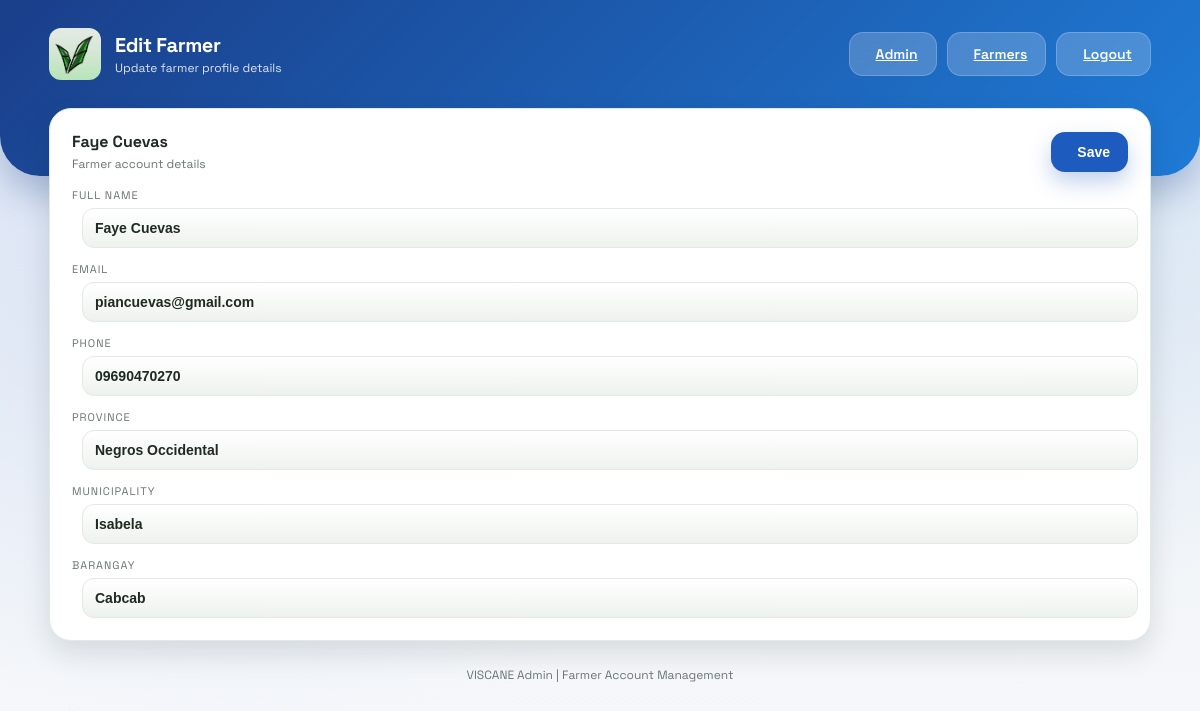
The page /admin/farmers/19/edit (signed in) on the database its author committed.
### models.py (models this page shows)
class User(db.Model):
    id = db.Column(db.Integer, primary_key=True)
    fullname = db.Column(db.String(100), nullable=False)
    email = db.Column(db.String(120), unique=True, nullable=False)
    phone = db.Column(db.String(20), nullable=False)
    password = db.Column(db.String(200), nullable=False)
    created_at = db.Column(db.DateTime, default=datetime.utcnow, nullable=False)
    province = db.Column(db.String(120), nullable=True)
    municipality = db.Column(db.String(120), nullable=True)
    barangay = db.Column(db.String(120), nullable=True)
    is_active = db.Column(db.Boolean, nullable=False, default=True)
    is_archived = db.Column(db.Boolean, nullable=False, default=False)

### app.py (the view, shortened to what this page needs)
@app.route('/admin/farmers/<int:user_id>/edit', methods=['GET', 'POST'])
@login_required
def admin_farmer_edit(user_id):
    user = User.query.get_or_404(user_id)
    if user.is_archived:
        return redirect(url_for('admin_farmers'))
    return render_template('admin_farmer_edit.html', user=user, current_admin=get_current_admin())

### app.py (called while the page is built)
def login_required(view):
    @wraps(view)
    def wrapped(*args, **kwargs):
        if not session.get('admin_id'):
            return redirect(url_for('admin_login'))
        return view(*args, **kwargs)
    return wrapped

def get_current_admin():
    admin_id = session.get('admin_id')
    if not admin_id:
        return None
    admin = Admin.query.get(admin_id)
    if not admin or admin.is_archived:
        return None
    return admin

### templates/admin_farmer_edit.html (shortened to what this page needs)
<!DOCTYPE html>
<html lang="en">
<head>
    <link rel="stylesheet" href="{{ url_for('static', filename='style.css') }}">
</head>
<body class="admin-layout">
    <header class="dashboard-header">
        <div class="header-content">
            <div class="brand">
                <div class="brand-icon">
                    <img src="{{ url_for('static', filename='logo.jpg') }}" alt="VISCANE Logo" style="width: 100%; height: 100%; object-fit: cover; border-radius: 12px;">
                </div>
                <div>
                    <p class="brand-title">Edit Farmer</p>
                    <p class="brand-subtitle">Update farmer profile details</p>
                </div>
            </div>
            <div class="header-actions">
                <a class="btn light" href="/admin">
                    Admin
                </a>
                <a class="btn light" href="/admin/farmers">
                    Farmers
                </a>
                <a class="btn light" href="/admin-logout">
                    Logout
                </a>
            </div>
        </div>
    </header>
    <main class="dashboard-container fade-in">
        <form class="panel" method="POST">
            <div class="panel-header">
                <div>
                    <h3 class="panel-title">{{ user.fullname }}</h3>
                    <p class="panel-subtitle">Farmer account details</p>
                </div>
                <button class="btn primary" type="submit">
                    Save
                </button>
            </div>
            <div class="stat-label">Full Name</div>
            <input class="stat-input" type="text" name="fullname" value="{{ user.fullname }}" required>
            <div class="stat-label">Email</div>
            <input class="stat-input" type="email" name="email" value="{{ user.email }}" required>
            <div class="stat-label">Phone</div>
            <input class="stat-input" type="text" name="phone" value="{{ user.phone }}" required>
            <div class="stat-label">Province</div>
            <input class="stat-input" type="text" name="province" value="{{ user.province }}">
            <div class="stat-label">Municipality</div>
            <input class="stat-input" type="text" name="municipality" value="{{ user.municipality }}">
            <div class="stat-label">Barangay</div>
            <input class="stat-input" type="text" name="barangay" value="{{ user.barangay }}">
        </form>
        <div class="footer-link">VISCANE Admin | Farmer Account Management</div>
    </main>
</body>
</html>

### static/style.css (style rules this page uses)
:root { --glass-bg: rgba(255, 255, 255, 0.15); --glass-border: rgba(255, 255, 255, 0.2); --primary-green: #43A047; --neutral-0: #ffffff; --neutral-50: #f6f8f5; --neutral-100: #eef2ee; --neutral-200: #e3e9e5; --neutral-500: #6b756f; --neutral-900: #1f2a22; --radius-lg: 22px; --radius-md: 16px; --shadow-md: 0 12px 28px rgba(19, 32, 24, 0.12); --shadow-lg: 0 18px 45px rgba(19, 32, 24, 0.18); }
* { box-sizing: border-box; }
body { margin: 0; font-family: "Space Grotesk", sans-serif; background-image: linear-gradient(rgba(0,0,0,0.5), rgba(0,0,0,0.5)), url('background.png'); background-size: cover; background-position: center; background-attachment: fixed; display: flex; justify-content: center; align-items: center; min-height: 100vh; color: white; }
input { background: none; border: none; color: white !important; width: 100%; outline: none; margin-left: 10px; font-size: 14px; }
input::placeholder { color: rgba(255, 255, 255, 0.6) !important; }
.fade-in { animation: slideUp 0.6s ease-out forwards; }
body.farmer-layout, body.admin-layout { display: block; min-height: 100vh; background-image: none; background-color: var(--neutral-50); color: var(--neutral-900); overflow-x: hidden; padding: 0; }
body.admin-layout { --accent: #1E5BBF; --accent-soft: #E3F2FD; --accent-strong: #102B6A; --header-gradient: linear-gradient(135deg, #1A3E8A, #1F7BD6); --header-shadow: 0 18px 35px rgba(26, 62, 138, 0.28); }
.dashboard-header { background: var(--header-gradient); color: white; padding: 28px 0 96px; border-radius: 0 0 40px 40px; box-shadow: var(--header-shadow); position: relative; z-index: 2; }
.header-content { max-width: 1150px; margin: 0 auto; padding: 0 24px; display: flex; justify-content: space-between; align-items: center; gap: 20px; flex-wrap: wrap; }
.brand { display: flex; align-items: center; gap: 14px; }
.brand-icon { width: 52px; height: 52px; border-radius: 16px; display: grid; place-items: center; background: rgba(255, 255, 255, 0.18); backdrop-filter: blur(8px); font-size: 26px; }
.brand-title { margin: 0; font-size: 20px; font-weight: 700; letter-spacing: -0.4px; }
.brand-subtitle { margin: 2px 0 0; font-size: 12px; opacity: 0.85; }
.header-actions { display: flex; align-items: center; gap: 10px; flex-wrap: wrap; }
.dashboard-container { max-width: 1150px; margin: -68px auto 0; padding: 0 24px 60px; position: relative; z-index: 2; }
.btn { border: none; border-radius: 14px; padding: 12px 18px; font-weight: 600; font-size: 14px; cursor: pointer; display: inline-flex; align-items: center; gap: 8px; transition: transform 0.2s ease, box-shadow 0.2s ease, background 0.2s ease; }
.btn.primary { background: var(--accent); color: white; box-shadow: 0 10px 22px rgba(46, 125, 50, 0.28); }
body.admin-layout .btn.primary { box-shadow: 0 10px 22px rgba(30, 91, 191, 0.28); }
.btn.light { background: rgba(255,255,255,0.2); color: white; border: 1px solid rgba(255,255,255,0.2); }
.stat-label { font-size: 11px; text-transform: uppercase; letter-spacing: 1px; color: var(--neutral-500); }
.stat-label + .stat-input { margin-top: 6px; }
.stat-input + .stat-label { margin-top: 14px; }
.stat-input { margin-top: 10px; width: 100%; padding: 11px 12px; border-radius: 12px; border: 1px solid var(--neutral-200); background: linear-gradient(180deg, #ffffff 0%, var(--neutral-100) 100%); color: var(--neutral-900) !important; font-size: 14px; font-weight: 600; outline: none; transition: border-color 0.2s ease, box-shadow 0.2s ease, background 0.2s ease; }
.panel { background: var(--neutral-0); border-radius: var(--radius-lg); padding: 22px; border: 1px solid var(--neutral-200); box-shadow: var(--shadow-md); }
.panel-header { display: flex; justify-content: space-between; align-items: center; gap: 12px; margin-bottom: 16px; }
.panel-title { margin: 0; font-size: 16px; color: var(--neutral-900); }
.panel-subtitle { margin: 4px 0 0; font-size: 12px; color: var(--neutral-500); }
.footer-link { margin-top: 26px; text-align: center; font-size: 12px; color: var(--neutral-500); }

### rows shown on the page
User: fullname "Faye Cuevas", email "piancuevas@gmail.com", phone "09690470270", province "Negros Occidental", municipality "Isabela", barangay "Cabcab"
